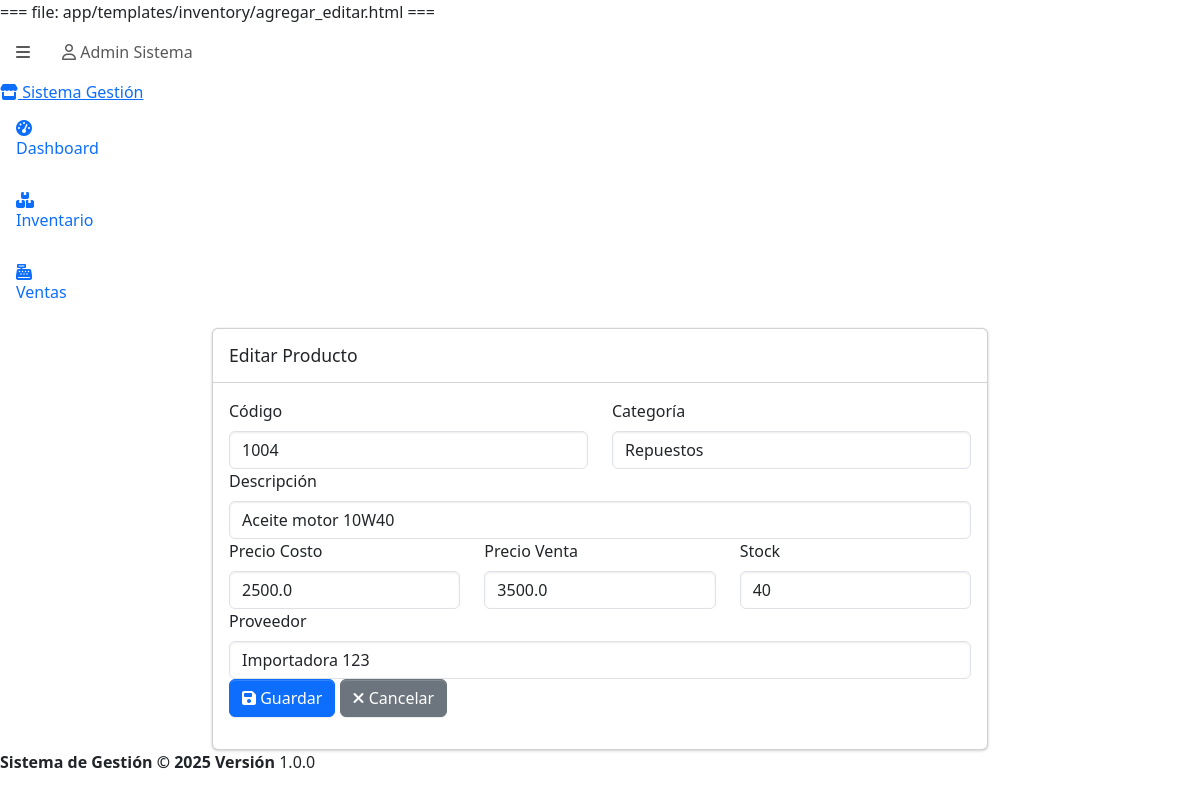
The app's page /inventario/editar/4 (signed in) with its own data.
### app/models.py (models this page shows, shortened)
class Usuario(UserMixin, db.Model):
    __tablename__ = 'usuarios'
    id = db.Column(db.Integer, primary_key=True)
    name = db.Column(db.String(100), nullable=False)
    lastname = db.Column(db.String(100), nullable=False)
    dni = db.Column(db.String(20), unique=True, nullable=False)
    username = db.Column(db.String(50), unique=True, nullable=False)
    password = db.Column(db.String(200), nullable=False)
    email = db.Column(db.String(100), unique=True, nullable=False)
    phone = db.Column(db.String(20), nullable=False)
    address = db.Column(db.String(200), nullable=False)
    rol_id = db.Column(db.Integer, db.ForeignKey('rol_usuarios.id'), nullable=False)
    status = db.Column(db.Integer, default=1)
    ventas = db.relationship('Venta', backref='usuario', lazy=True)

class Producto(db.Model):
    __tablename__ = 'productos'
    id = db.Column(db.Integer, primary_key=True)
    codigo = db.Column(db.Integer, unique=True, nullable=False)
    descripcion = db.Column(db.String(200), nullable=False)
    precio_costo = db.Column(db.Float, nullable=False)
    precio_venta = db.Column(db.Float, nullable=False)
    stock = db.Column(db.Integer, nullable=False, default=0)
    categoria_id = db.Column(db.Integer, db.ForeignKey('categorias.id'))
    proveedor_id = db.Column(db.Integer, db.ForeignKey('proveedores.id'))
    estado = db.Column(db.Integer, default=1)
    detalles_venta = db.relationship('DetalleVenta', backref='producto', lazy=True)

### app/routes/inventory.py (the view, shortened to what this page needs)
@inventory_bp.route('/editar/<int:id>', methods=['GET', 'POST'])
@login_required
@role_required('superadmin', 'admin')
def editar(id):
    producto = Producto.query.get_or_404(id)
    form = ProductoForm(obj=producto)
    form.categoria_id.choices = [(c.id, c.nombre) for c in Categoria.query.filter_by(estado=1).all()]
    form.proveedor_id.choices = [(p.id, p.razon_social) for p in Proveedor.query.filter_by(estado=1).all()]
    return render_template('inventory/agregar_editar.html', form=form, producto=producto, titulo='Editar Producto')

### app/forms.py
class ProductoForm(FlaskForm):
    codigo = IntegerField('Código', validators=[DataRequired()])
    descripcion = StringField('Descripción', validators=[DataRequired(), Length(max=200)])
    precio_costo = FloatField('Precio Costo', validators=[DataRequired(), NumberRange(min=0)])
    precio_venta = FloatField('Precio Venta', validators=[DataRequired(), NumberRange(min=0)])
    stock = IntegerField('Stock', validators=[DataRequired(), NumberRange(min=0)])
    categoria_id = SelectField('Categoría', coerce=int, validators=[DataRequired()])
    proveedor_id = SelectField('Proveedor', coerce=int, validators=[DataRequired()])

### app/routes/auth.py (called while the page is built)
@login_manager.user_loader
def load_user(user_id):
    return Usuario.query.get(int(user_id))

def role_required(*roles):
    def decorator(f):
        @wraps(f)
        def decorated_function(*args, **kwargs):
            from flask_login import current_user
            if not current_user.is_authenticated:
                return redirect(url_for('auth.login'))
            if current_user.rol.tipo not in roles:
                flash('No tienes permisos para acceder a esta página.', 'danger')
                return redirect(url_for('dashboard.index'))
            return f(*args, **kwargs)
        return decorated_function
    return decorator

### app/templates/inventory/agregar_editar.html (shortened to what this page needs)
{% extends "base.html" %}
{% block content %}
<div class="row">
    <div class="col-md-8 offset-md-2">
        <div class="card">
            <div class="card-header">
                <h3 class="card-title">{{ titulo }}</h3>
            </div>
            <div class="card-body">
                <form method="POST">
                    <div class="row">
                        <div class="col-md-6">
                            <div class="form-group">
                                {{ form.codigo.label(class="form-label") }}
                                {{ form.codigo(class="form-control" + (" is-invalid" if form.codigo.errors else "")) }}
                            </div>
                        </div>
                        <div class="col-md-6">
                            <div class="form-group">
                                {{ form.categoria_id.label(class="form-label") }}
                                {{ form.categoria_id(class="form-control" + (" is-invalid" if form.categoria_id.errors else "")) }}
                            </div>
                        </div>
                    </div>
                    <div class="form-group">
                        {{ form.descripcion.label(class="form-label") }}
                        {{ form.descripcion(class="form-control" + (" is-invalid" if form.descripcion.errors else "")) }}
                    </div>
                    <div class="row">
                        <div class="col-md-4">
                            <div class="form-group">
                                {{ form.precio_costo.label(class="form-label") }}
                                {{ form.precio_costo(class="form-control" + (" is-invalid" if form.precio_costo.errors else ""), step="0.01") }}
                            </div>
                        </div>
                        <div class="col-md-4">
                            <div class="form-group">
                                {{ form.precio_venta.label(class="form-label") }}
                                {{ form.precio_venta(class="form-control" + (" is-invalid" if form.precio_venta.errors else ""), step="0.01") }}
                            </div>
                        </div>
                        <div class="col-md-4">
                            <div class="form-group">
                                {{ form.stock.label(class="form-label") }}
                                {{ form.stock(class="form-control" + (" is-invalid" if form.stock.errors else "")) }}
                            </div>
                        </div>
                    </div>
                    <div class="form-group">
                        {{ form.proveedor_id.label(class="form-label") }}
                        {{ form.proveedor_id(class="form-control" + (" is-invalid" if form.proveedor_id.errors else "")) }}
                    </div>
                    <div class="form-group">
                        <button type="submit" class="btn btn-primary">
                            <i class="fas fa-save"></i> Guardar
                        </button>
                        <a href="{{ url_for('inventory.listar') }}" class="btn btn-secondary">
                            <i class="fas fa-times"></i> Cancelar
                        </a>
                    </div>
                </form>
            </div>
        </div>
    </div>
</div>
{% endblock %}

### app/templates/base.html (shortened to what this page needs)
<!DOCTYPE html>
<html lang="es">
<head>
    <link rel="stylesheet" href="{{ url_for('static', filename='adminlte/plugins/fontawesome-free/css/all.min.css') }}">
    <link rel="stylesheet" href="{{ url_for('static', filename='adminlte/css/adminlte.min.css') }}">
    <link rel="stylesheet" href="https://cdn.jsdelivr.net/npm/sweetalert2@11/dist/sweetalert2.min.css">
</head>
<body class="hold-transition sidebar-mini layout-fixed">
    <div class="wrapper">
        {% if current_user.is_authenticated %}
        <nav class="main-header navbar navbar-expand navbar-white navbar-light">
            <ul class="navbar-nav">
                <li class="nav-item">
                    <a class="nav-link" data-widget="pushmenu" href="#" role="button"><i class="fas fa-bars"></i></a>
                </li>
            </ul>
            <ul class="navbar-nav ml-auto">
                <li class="nav-item dropdown">
                    <a class="nav-link" data-toggle="dropdown" href="#">
                        <i class="far fa-user"></i> {{ current_user.name }} {{ current_user.lastname }}
                    </a>
                </li>
            </ul>
        </nav>
        <aside class="main-sidebar sidebar-dark-primary elevation-4">
            <a href="{{ url_for('dashboard.index') }}" class="brand-link">
                <i class="fas fa-store brand-image"></i>
                <span class="brand-text font-weight-light">Sistema Gestión</span>
            </a>
            <div class="sidebar">
                <nav class="mt-2">
                    <ul class="nav nav-pills nav-sidebar flex-column" data-widget="treeview" role="menu">
                        <li class="nav-item">
                            <a href="{{ url_for('dashboard.index') }}" class="nav-link">
                                <i class="nav-icon fas fa-tachometer-alt"></i>
                                <p>Dashboard</p>
                            </a>
                        </li>
                        {% if current_user.rol.tipo in ['superadmin', 'admin', 'ventas'] %}
                        <li class="nav-item">
                            <a href="{{ url_for('inventory.listar') }}" class="nav-link">
                                <i class="nav-icon fas fa-boxes"></i>
                                <p>Inventario</p>
                            </a>
                        </li>
                        {% endif %}
                        {% if current_user.rol.tipo in ['superadmin', 'admin', 'ventas', 'caja'] %}
                        <li class="nav-item">
                            <a href="{{ url_for('ventas.index') }}" class="nav-link">
                                <i class="nav-icon fas fa-cash-register"></i>
                                <p>Ventas</p>
                            </a>
                        </li>
                        {% endif %}
                    </ul>
                </nav>
            </div>
        </aside>
        <div class="content-wrapper">
            <section class="content">
                <div class="container-fluid">
                    {% block content %}{% endblock %}
                </div>
            </section>
        </div>
        <footer class="main-footer">
            <strong>Sistema de Gestión &copy; 2025</strong>
            <div class="float-right d-none d-sm-inline-block">
                <b>Versión</b> 1.0.0
            </div>
        </footer>
        {% endif %}
    </div>
</body>
</html>

### records on screen
Usuario: name "Admin", lastname "Sistema"
Producto: codigo "1004", categoria_id "Repuestos", descripcion "Aceite motor 10W40", precio_costo "2500.0", precio_venta "3500.0", stock "40", proveedor_id "Importadora 123"

### other values on screen
{{ titulo }} "Editar Producto"
